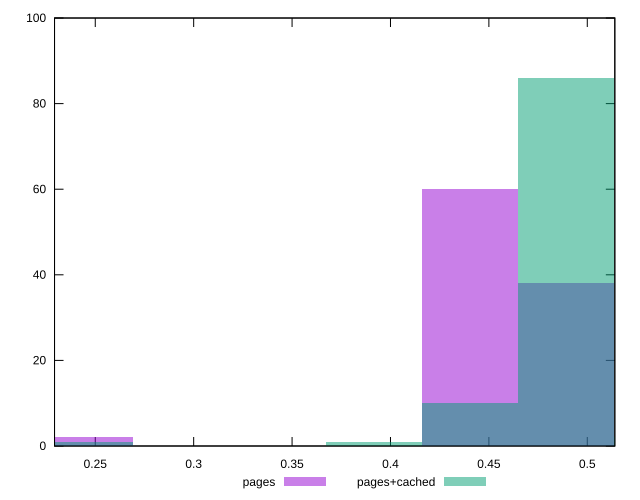

Source code (gnuplot):
reset

$pages <<EOF
0.24467275316325657 2
0.4404109556938618 60
0.48934550632651314 38
EOF

$pagesCached <<EOF
0.24467275316325657 1
0.48934550632651314 86
0.4404109556938618 10
0.3914764050612105 1
0.5382800569591645 2
EOF

set key outside below
set boxwidth 0.048934550632651314
set xrange [0.22930411137535212:0.5139907764390361]
set yrange [0:100]
set trange [0:100]
set style fill transparent solid 0.5 noborder
set terminal svg size 640, 500 enhanced background rgb 'white'
set output "report_00023_2021-02-20T12:14:57.249Z/meta/pScore/comparison/histogram/0_vs_1.svg"

plot $pages title "pages" with boxes, \
     $pagesCached title "pages+cached" with boxes

reset
